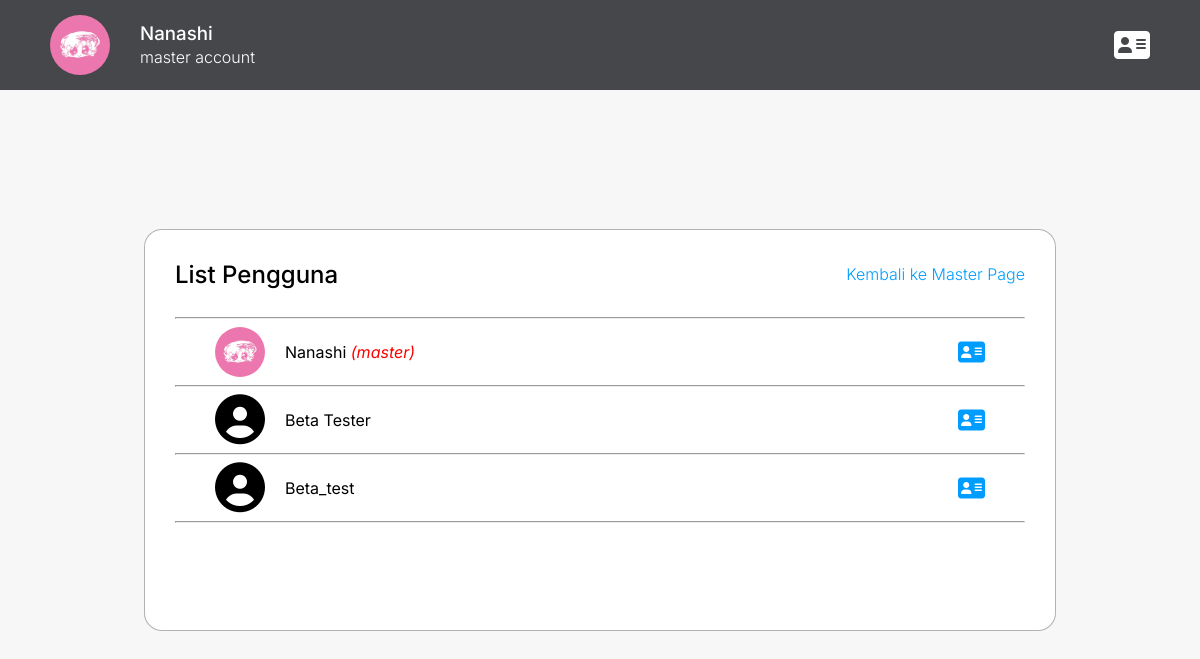
The app's page /user/master/list_pengguna.php (signed in) with its own data.
### tables this page shows
CREATE TABLE `user` (
  `id` int(255) NOT NULL,
  `email` varchar(1000) NOT NULL,
  `fullname` varchar(1000) NOT NULL,
  `username` varchar(1000) NOT NULL,
  `password` varchar(1000) NOT NULL,
  `tgl_lahir` varchar(1000) NOT NULL,
  `sekolah` varchar(1000) NOT NULL,
  `NIS` int(255) NOT NULL,
  `kelas` varchar(1000) NOT NULL,
  `guru_tmpt_mengajar` varchar(1000) NOT NULL,
  `guru_mapel` varchar(1000) NOT NULL,
  `status` varchar(1000) NOT NULL,
  `foto_profil` varchar(1000) NOT NULL,
  `status_akun` char(10) NOT NULL
);

### user/master/list_pengguna.php (the view, shortened to what this page needs)
<?php
include "../../logika/custom_function.php";
?>
<!DOCTYPE html>
<html lang="en">
<head>
    <link rel="stylesheet" href="https://cdnjs.cloudflare.com/ajax/libs/font-awesome/6.5.1/css/all.min.css">
    <link rel="stylesheet" href="../../assets/css/style.css">
</head>
<body>
    <header class="inter-400 header-dark" style="display: flex; justify-content: space-between; padding: 0 50px; align-items: center;">
        <div class="left-side" style="display: flex;">
            <?php
            $path = "../../assets/images/user/".$_SESSION['foto_profil'];
            if(file_exists($path) != false && $_SESSION['foto_profil'] != ''){
                echo "<div>";
                echo "<img src='$path' style='width: 60px; height: 60px; object-fit: cover; border-radius: 100px; margin-right: 30px; margin-top: 12px;'>";
                echo "</div>";
                echo "<div>";
                echo "<h3 class='inter-500'>".$_SESSION['username']."<br><span class='inter-300 font-size-l'>".$_SESSION['status']." account</span></h3>";
                echo "</div>";
            }
            ?>
        </div>
        <a id="user-menu">
            <i class="fa-solid fa-address-card fa-2xl"></i>
        </a>
    </header>
    <main style="display: flex; align-items: center; justify-content: center; height: 85vh;">
        <div class="inter-400 list-pengguna-container">
            <div class="inter-300" style="margin: 0; display: flex; justify-content: space-between; align-items: center;">
                <h2 class="inter-500" >List Pengguna</h2>
                <a href="index.php" style="color: #009DFF; text-decoration: none;">Kembali ke Master Page</a>
            </div>
            <hr>
            <?php
            $query = "SELECT * FROM user;";
            $stmt = $pdo->query($query);
            while ($row = $stmt->fetch(PDO::FETCH_ASSOC)){
                $path = "../../assets/images/user/";
                echo "<div style='height: 50px; padding: 0 40px; display: flex; align-items: center; justify-content: space-between;'>";
                echo "<div style='display: flex; align-items: center;'>";
                if(file_exists($path.$row['foto_profil']) == true && $row['foto_profil'] != ''){
                    echo "<img src='$path".$row['foto_profil']."' style='height: 50px; width: 50px; object-fit: cover; border-radius: 100px;'>";
                } else {
                    echo "<div style='display: flex; align-items: center; justify-content: center; width: 50px; height: 50px; text-align: center; '>
                    <i class='fa-solid fa-circle-user fa-2xl' style='font-size: 50px;'></i>
                    </div>";
                }
                if ($row['status'] == 'master') {
                    echo "<h2 class='inter-400 font-size-l' style='margin-left: 20px;'>".$row['username']." <span style='color: red; font-style: italic;'>(".$row['status'].")</span>"."</h2>";
                } else {
                    echo "<h2 class='inter-400 font-size-l' style='margin-left: 20px;'>".$row['username']."</h2>";
                }
                echo "</div>";
                echo "<a href='list_pengguna.php?id=".$row['id']."'><i class='fa-solid fa-address-card fa-xl' style='color: #009DFF;'></i></a>";
                echo "</div>";
                echo "<hr>";
            }
            ?>
        </div>
    </main>
</body>
</html>

### assets/css/style.css (style rules this page uses)
.inter-300 { font-family: "Inter", serif; font-optical-sizing: auto; font-weight: 300; font-style: normal; }
.inter-400 { font-family: "Inter", serif; font-optical-sizing: auto; font-weight: 400; font-style: normal; }
.inter-500 { font-family: "Inter", serif; font-optical-sizing: auto; font-weight: 500; font-style: normal; }
.font-size-l { font-size: 16px; }
body { background-color: #f7f7f7; margin: 0; padding: 0; touch-action: manipulation; }
main { padding: 0 50px; }
.header-dark { height: 90px; background-color: #45474B; text-align: left; color: white; z-index: 10; }
.list-pengguna-container { padding: 10px 30px; width: 850px; height: 380px; background-color: white; border: 1px solid rgba(0, 0, 0, 0.3); border-radius: 18px; overflow-y: auto; }

### records on screen
user: foto_profil (picture), username "Nanashi", status "master"
user: username "Beta Tester"
user: username "Beta_test"

### other values on screen
$_SESSION['username'] "Nanashi"
$_SESSION['status'] "master"
